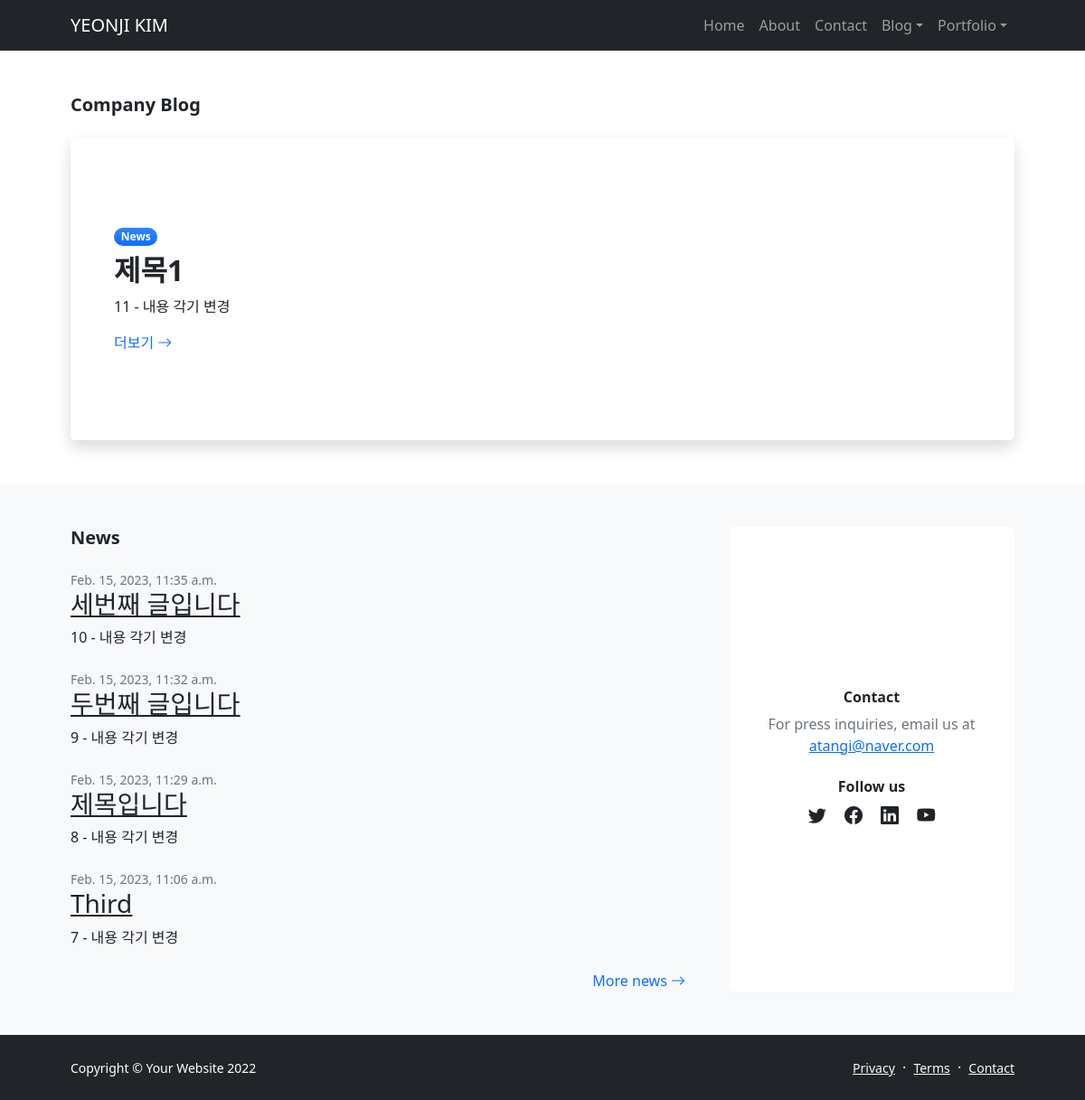
The page / on the database its author committed.
### blog/models.py (models this page shows, shortened)
class Post(models.Model):
    title = models.CharField(max_length=50)
    content = models.TextField()
    header_img = models.ImageField(upload_to='blog/images/%Y/%m/%d/', blank=True)
    file_upload = models.FileField(upload_to='blog/files/%Y/%m/%d/', blank=True)
    created_at = models.DateTimeField(auto_now_add=True)  # 아예 값 자체가 지금 시간으로 입력되어 들어감(우리가 변경할 필요 없음)
    updated_at = models.DateTimeField(auto_now=True)  # 값을 변경할 수 있음. default 값으로 현재시간이 찍혀있음
    def get_absolute_url(self):
        return f'/blog/{self.pk}/'
    def first_post_query(self):
        return Post.objects.all().last().title

### blog/views.py (the view)
# urls.py: path('', views.PostList.as_view(paginate_by=5)), # '' : blog 뒤에 달린 주소가 없음을 의미함
class PostList(ListView):  # post_list 라고 생긴 template과 model을 조합합니다.
    model = Post
    ordering = '-pk'
    context_object_name = 'posts'
    def get_context_data(self, **kwargs): # 함수의 파라미터를 개수 안 정해서 k-v 순으로 만들어 보내겠다
        context = super(PostList, self).get_context_data(**kwargs)
        context['first_post'] = Post.objects.all().last() # first_post라는 이름으로 하나 더 값을 만들어서 전달할게요
        return context

### blog/templates/blog/post_list.html (shortened to what this page needs)
          {% extends 'blog/base.html' %}
          {% block page_area %}
            <section class="py-5">
                <div class="container px-5">
                    <h1 class="fw-bolder fs-5 mb-4">Company Blog</h1>
                    <div class="card border-0 shadow rounded-3 overflow-hidden">
                        <div class="card-body p-0">
                            <div class="row gx-0">
                                <div class="col-lg-6 col-xl-5 py-lg-5">
                                    <div class="p-4 p-md-5">
                                        <div class="badge bg-primary bg-gradient rounded-pill mb-2">News</div>
                                        <div class="h2 fw-bolder">{{ first_post.title }}</div>
                                        <p>{{ first_post.content|truncatewords:20 }}</p>
                                        <a class="stretched-link text-decoration-none" href="{{ first_post.get_absolute_url }}">
                                            더보기
                                            <i class="bi bi-arrow-right"></i>
                                        </a>
                                    </div>
                                </div>
                            </div>
                        </div>
                    </div>
                </div>
            </section>
            <section class="py-5 bg-light">
                <div class="container px-5">
                    <div class="row gx-5">
                        <div class="col-xl-8">
                            <h2 class="fw-bolder fs-5 mb-4">News</h2>
                            {% for post in posts %}
                            {% if post != posts.first %}
                            <div class="mb-4">
                                <div class="small text-muted">{{ post.created_at }}</div>
                                <a class="link-dark" href="{{ post.get_absolute_url }}"><h3>{{ post.title }}</h3></a>
                                <p class="content"> {{ post.content|truncatewords:20 }} </p>
                            </div>
                            {% endif %}
                            {% endfor %}
                            <div class="text-end mb-5 mb-xl-0">
                                <a class="text-decoration-none" href="#!">
                                    More news
                                    <i class="bi bi-arrow-right"></i>
                                </a>
                            </div>
                        </div>
                        <div class="col-xl-4">
                            <div class="card border-0 h-100">
                                <div class="card-body p-4">
                                    <div class="d-flex h-100 align-items-center justify-content-center">
                                        <div class="text-center">
                                            <div class="h6 fw-bolder">Contact</div>
                                            <p class="text-muted mb-4">
                                                For press inquiries, email us at
                                                <br />
                                                <a href="#!">atangi@naver.com</a>
                                            </p>
                                            <div class="h6 fw-bolder">Follow us</div>
                                            <a class="fs-5 px-2 link-dark" href="#!"><i class="bi-twitter"></i></a>
                                            <a class="fs-5 px-2 link-dark" href="#!"><i class="bi-facebook"></i></a>
                                            <a class="fs-5 px-2 link-dark" href="#!"><i class="bi-linkedin"></i></a>
                                            <a class="fs-5 px-2 link-dark" href="#!"><i class="bi-youtube"></i></a>
                                        </div>
                                    </div>
                                </div>
                            </div>
                        </div>
                    </div>
                </div>
            </section>
        </main>
            {% endblock %}

### blog/templates/blog/base.html (shortened to what this page needs)
<!DOCTYPE html>
{% load static %}
<html lang="en">
    <head>
        <link href="https://cdn.jsdelivr.net/npm/bootstrap-icons@1.5.0/font/bootstrap-icons.css" rel="stylesheet" />
        <link href="{% static 'blog/css/styles.css' %}" rel="stylesheet" />
    </head>
    <body class="d-flex flex-column">
        <main class="flex-shrink-0">
            {% include 'blog/navbar.html' %}
            {% block page_area %}{% endblock %}
            {% include 'blog/footer.html' %}
    </body>
</html>

### blog/templates/blog/navbar.html (shortened to what this page needs)
            <nav class="navbar navbar-expand-lg navbar-dark bg-dark">
                <div class="container px-5">
                    <a class="navbar-brand" href="http://localhost:8000/blog/">YEONJI KIM</a>
                    <div class="collapse navbar-collapse" id="navbarSupportedContent">
                        <ul class="navbar-nav ms-auto mb-2 mb-lg-0">
                            <li class="nav-item"><a class="nav-link" href="index.html">Home</a></li>
                            <li class="nav-item"><a class="nav-link" href="about.html">About</a></li>
                            <li class="nav-item"><a class="nav-link" href="contact.html">Contact</a></li>
                            <li class="nav-item dropdown">
                                <a class="nav-link dropdown-toggle" id="navbarDropdownBlog" href="#" role="button" data-bs-toggle="dropdown" aria-expanded="false">Blog</a>
                            </li>
                            <li class="nav-item dropdown">
                                <a class="nav-link dropdown-toggle" id="navbarDropdownPortfolio" href="#" role="button" data-bs-toggle="dropdown" aria-expanded="false">Portfolio</a>
                            </li>
                        </ul>
                    </div>
                </div>
            </nav>

### blog/templates/blog/footer.html
      <footer class="bg-dark py-4 mt-auto">
        <div class="container px-5">
            <div class="row align-items-center justify-content-between flex-column flex-sm-row">
                <div class="col-auto"><div class="small m-0 text-white">Copyright &copy; Your Website 2022</div></div>
                <div class="col-auto">
                    <a class="link-light small" href="#!">Privacy</a>
                    <span class="text-white mx-1">&middot;</span>
                    <a class="link-light small" href="#!">Terms</a>
                    <span class="text-white mx-1">&middot;</span>
                    <a class="link-light small" href="#!">Contact</a>
                </div>
            </div>
        </div>
    </footer>

### rows shown on the page
Post: title "제목1", content "11 - 내용 각기 변경"
Post: created_at "Feb. 15, 2023, 11:35 a.m.", title "세번째 글입니다", content "10 - 내용 각기 변경"
Post: created_at "Feb. 15, 2023, 11:32 a.m.", title "두번째 글입니다", content "9 - 내용 각기 변경"
Post: created_at "Feb. 15, 2023, 11:29 a.m.", title "제목입니다", content "8 - 내용 각기 변경"
Post: created_at "Feb. 15, 2023, 11:06 a.m.", title "Third", content "7 - 내용 각기 변경"
